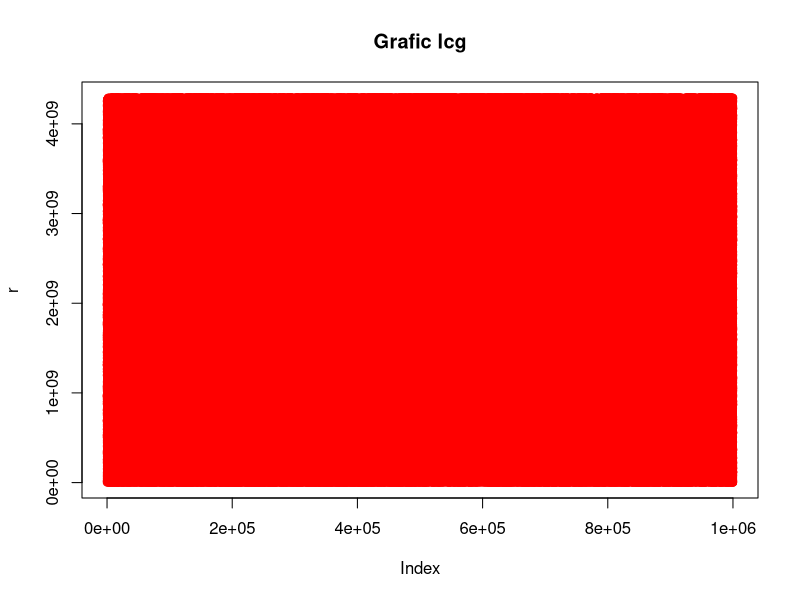
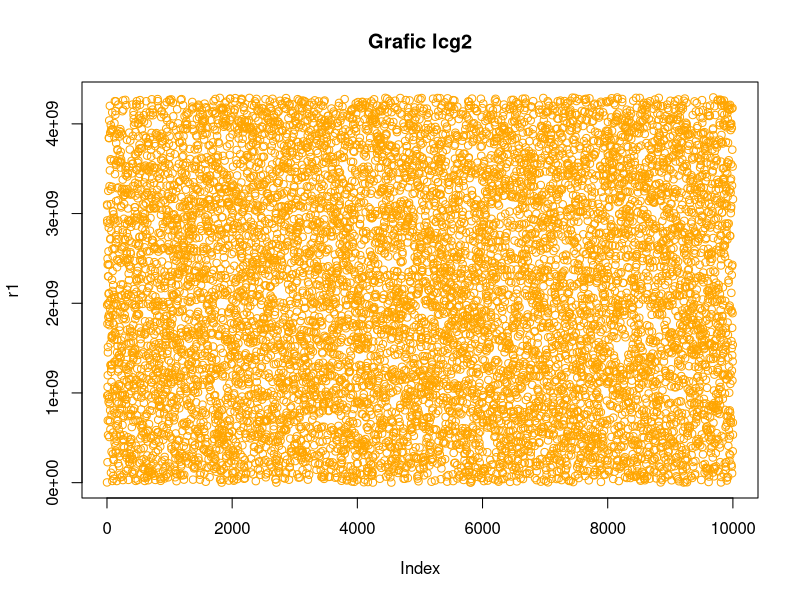
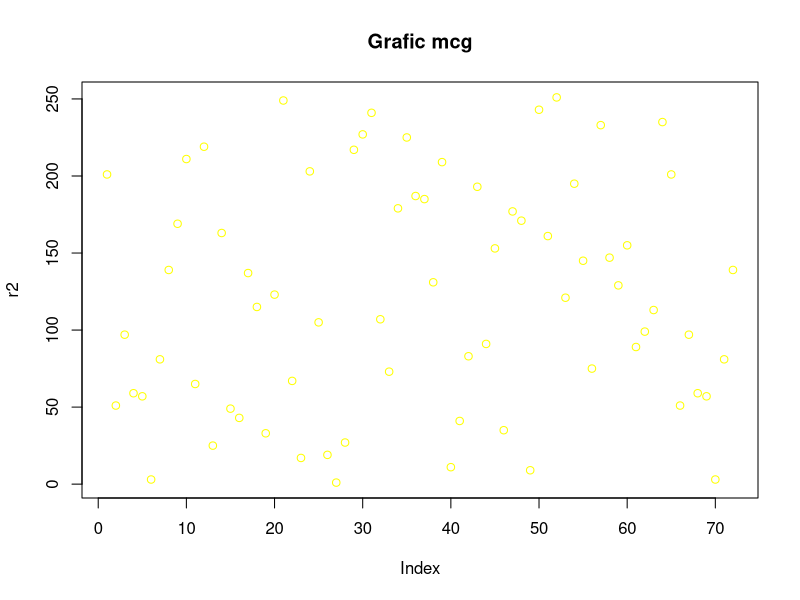
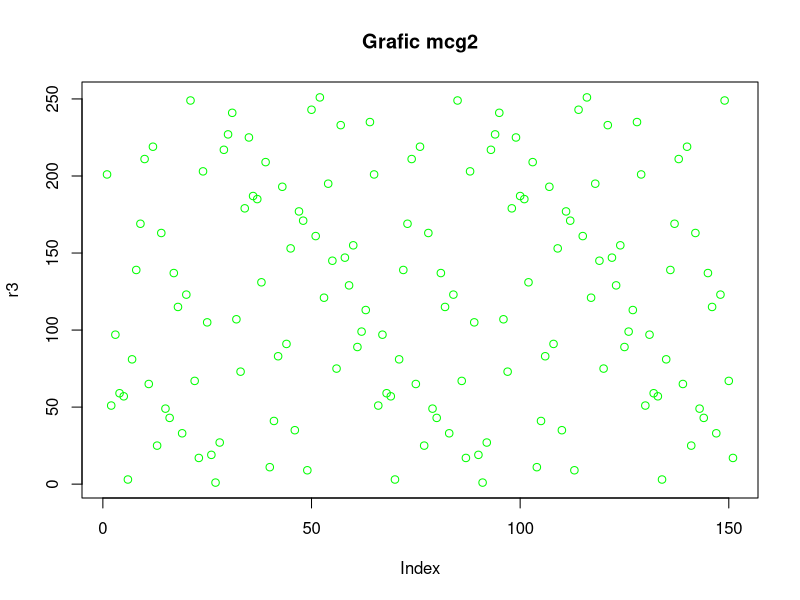
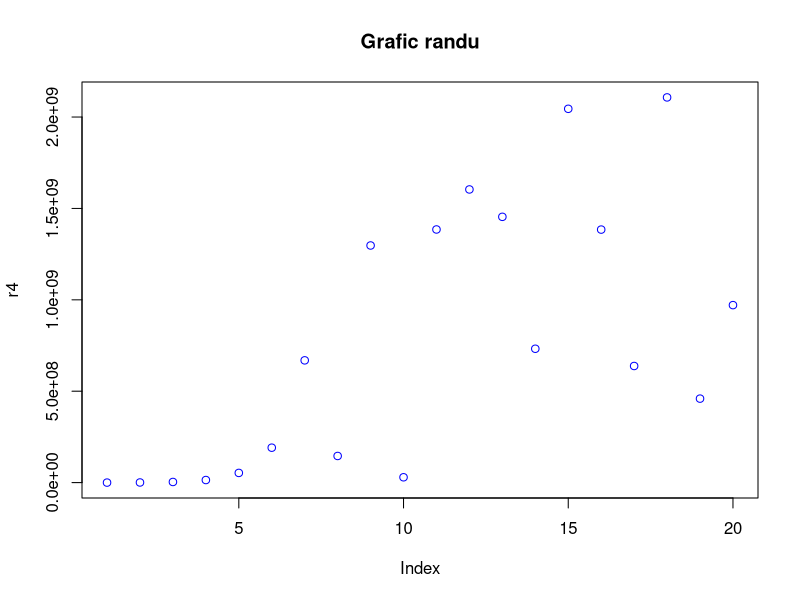
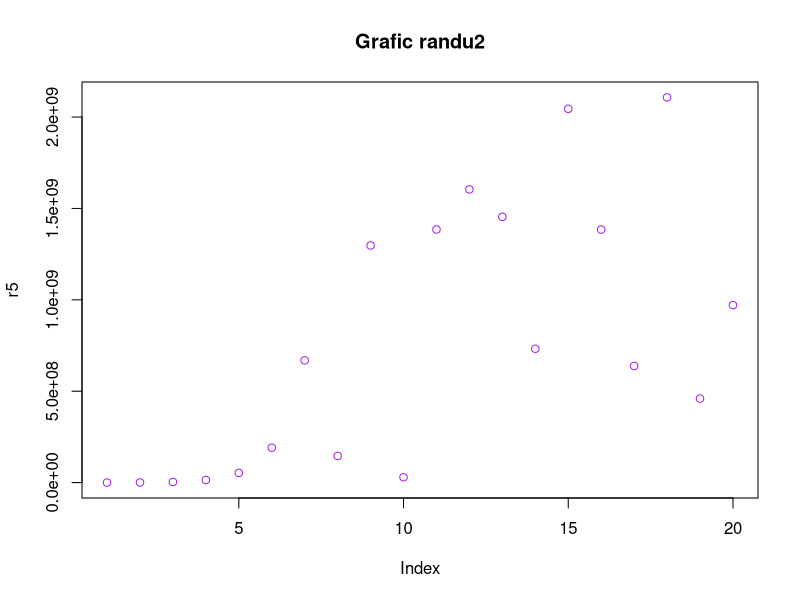
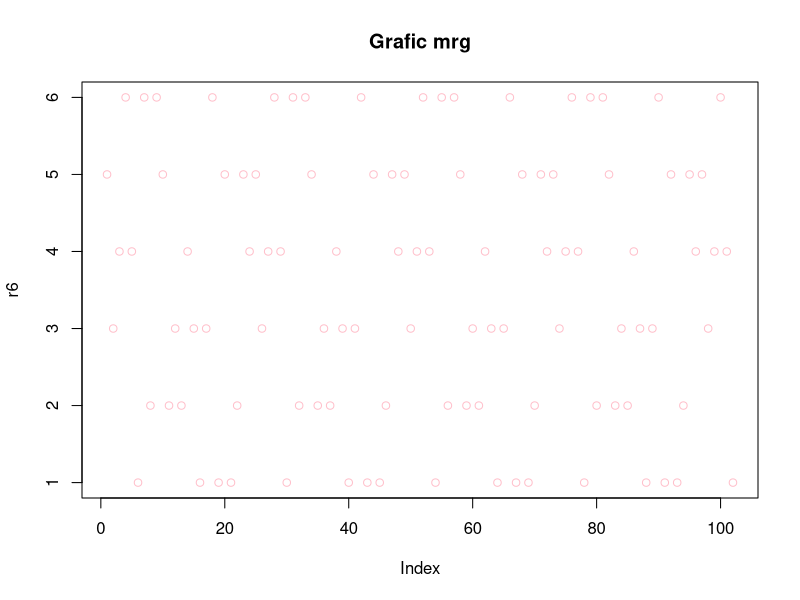
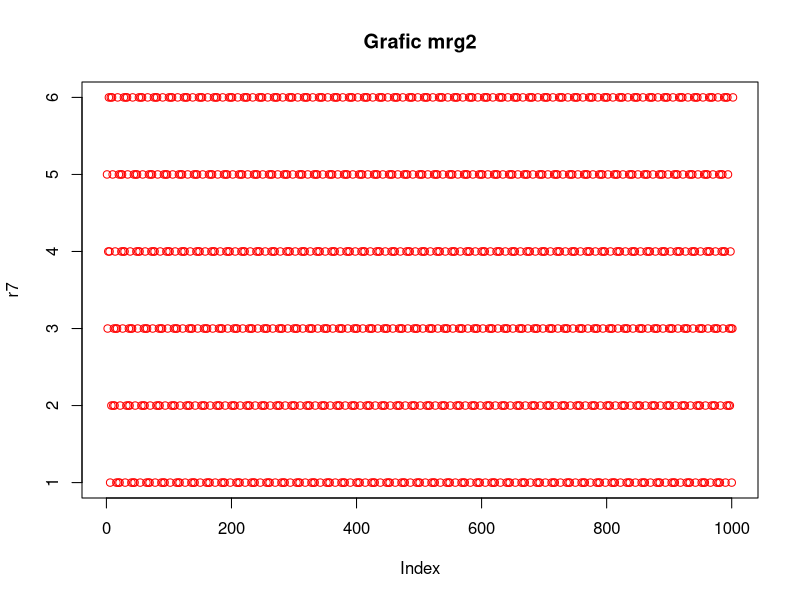

Reproduce these figures in R, in order.
#Exercitiul 1
#lcg 1
a0 = 1013904223
a1 = 1664525
m = 2^32
x0 = 2576389
n = 1000000
lcg = function(a0, a1, m, x0, n) #linear congruential generator (LCG)
{
  x = rep(0,n+1)  # rep(x, times) or replicate (x, length.out) - replicate the values in x  (how many times 
  #or the length of replicate
  x[1] = x0
  for(i in 1:n+1)
  {
    if(i == 1)
      x[i] = x0
    else
      x[i] = (a0 + (a1 * x[i-1])) %% m
  }
  return(x)
}
r = lcg(a0, a1, m, x0, n)


#lcg 2
a0 = 1013904223
a1 = 1664525
m = 2^32
x0 = 2576389
n = 10000
r1 = lcg(a0, a1, m, x0, n)

#mcg 1
a1 = 27
m = 256
x0 = 201
n = 71

mcg = function(a1, m, x0, n) 
{
  x = rep(0,n+1)
  x[1] = x0
  for(i in 1:n+1)
  {
    if(i == 1)
      x[i] = x0
    else
      x[i] = (a1 * x[i-1]) %% m
  }
  return(x)
}
r2 = mcg(a1, m, x0, n)
b = rep(0, n+1)

#mcg 2
a1 = 27
m = 256
x0 = 201
n = 150

r3 = mcg(a1, m, x0, n)
b = rep(0, n+1)

#randu 1
randu = function(x0, n) 
{
  x = rep(0,n+1)
  x[1] = x0
  for(i in 1:n+1)
  {
    if(i == 1)
      x[i] = x0
    else
      x[i] = (65539 * x[i-1]) %% (2^31)
  }
  return(x[-1])
}
r4=randu(2,20)

#randu 2
r5=randu(2,20)

#mrg 1
mrg = function(a, s, m, n) {
  k = length(a)
  x = rep(0, n + k)
  for(i in 1:(n+k))
  {
    if(i <= k)
      x[i] = s[i]
    else
      x[i] = (sum(x[(i-1):(i-k)] * a[1:k])) %% m
  }
  return(x)
}
#parameters of MRG
a = c(1, 3)
s = c(5, 3)
m = 7
n = 100
r6 = mrg(a, s, m, n)

#mrg 2
#parameters of MRG
a = c(1, 3)
s = c(5, 3)
m = 7
n = 1000
r7 = mrg(a, s, m, n)

#icg 1
icg = function(a0, a1, m, x0, n) 
{
  x = rep(0, n+1)
  x[1] = x0
  for(i in 1:n+1)
  {
    if(i == 1)
      x[i] = x0
    else
    {
      if(x[i-1] == 0)
        x[i] = a0 %% m
      else
      {
        xi = (x[i-1]^(m-2)) %% m
        x[i] = (a0 + (a1 * x[i-1])) %% m
      }
    }
  }
  return(x)
}
#parameters of ICG
a0 = 3
a1 = 1
m = 7
x0 = 1
n = 100
r8 = icg(a0, a1, m, x0, n)

#icg 2
#parameters of ICG
a0 = 3
a1 = 1
m = 7
x0 = 1
n = 500
r9 = icg(a0, a1, m, x0, n)

#Exercitiul 2
plot(r,main="Grafic lcg",col="red")
plot(r1,main="Grafic lcg2",col="orange")
plot(r2,main="Grafic mcg",col="yellow")
plot(r3,main="Grafic mcg2",col="green")
plot(r4,main="Grafic randu",col="blue")
plot(r5,main="Grafic randu2",col="purple")
plot(r6,main="Grafic mrg",col="pink")
plot(r7,main="Grafic mrg2",col="red")
plot(r8,main="Grafic icg",col="orange")
plot(r9,main="Grafic icg2",col="yellow")

#Exercitiul 3
hist(r,main="Histograma lcg",col="red")
hist(r1,main="Histograma lcg2",col="orange")
hist(r2,main="Histograma mcg",col="yellow")
hist(r3,main="Histograma mcg2",col="green")
hist(r4,main="Histograma randu",col="blue")
hist(r5,main="Histograma randu2",col="purple")
hist(r6,main="Histograma mrg",col="pink")
hist(r7,main="Histograma mrg2",col="red")
hist(r8,main="Histograma icg",col="orange")
hist(r9,main="Histograma icg2",col="yellow")

#Exercitiul 4
acf(r,main="Periodicitate lcg",col="red")
acf(r1,main="Periodicitate lcg2",col="orange")
acf(r2,main="Periodicitate mcg",col="yellow")
acf(r3,main="Periodicitate mcg2",col="green")
acf(r4,main="Periodicitate randu",col="blue")
acf(r5,main="Periodicitate randu2",col="purple")
acf(r6,main="Periodicitate mrg",col="pink")
acf(r7,main="Periodicitate mrg2",col="red")
acf(r8,main="Periodicitate icg",col="orange")
acf(r9,main="Periodicitate icg2",col="yellow")

#Exercitiul 6
ks.test(r,runif)
ks.test(r1,runif)
ks.test(r2,runif)
ks.test(r3,runif)
ks.test(r4,runif)
ks.test(r5,runif)
ks.test(r6,runif)
ks.test(r7,runif)
ks.test(r8,runif)
ks.test(r9,runif)

#Exercitiul 7
chisq.test(r)
chisq.test(r1)
chisq.test(r2)
chisq.test(r3)
chisq.test(r4)
chisq.test(r5)
chisq.test(r6)
chisq.test(r7)
chisq.test(r8)
chisq.test(r9)
